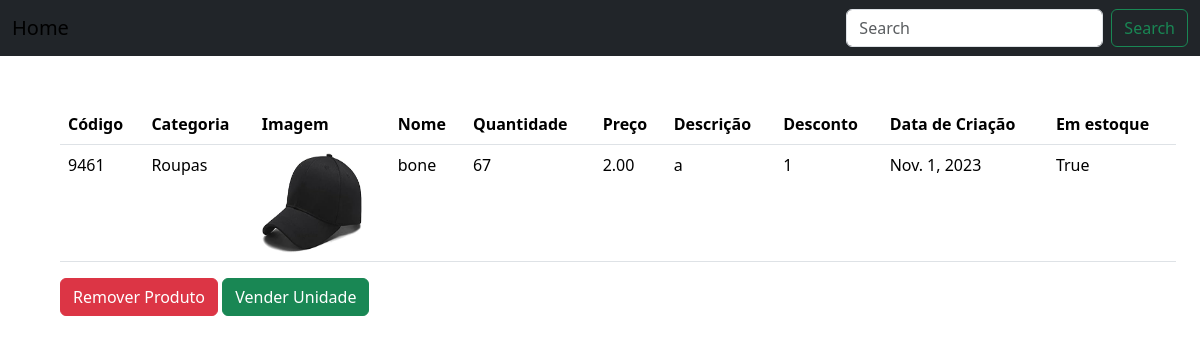
Screenshot of /product-detail/13/ with the database file from the repository.
### stockADS/models.py (models this page shows, shortened)
class Products(models.Model):
    user = models.ForeignKey(User, on_delete=models.CASCADE)
    name = models.CharField(max_length=255)
    category = models.ForeignKey(Categories, on_delete=models.CASCADE)
    picture = models.ImageField(blank=False)
    cod = models.IntegerField(unique=True)
    price = models.DecimalField(max_digits=12, decimal_places=2)
    description = models.TextField()
    qtd = models.IntegerField()
    discount = models.IntegerField()
    created_at = models.DateField()
    in_stock = models.BooleanField(default=False)
    class Meta:
        verbose_name = 'Product'
        verbose_name_plural = 'Products'

class Categories(models.Model):
    name = models.CharField(max_length=255)
    def __str__(self):
        return self.name
    class Meta:
        verbose_name = 'Category'
        verbose_name_plural = 'Categories'

### stockADS/views.py (the view)
# urls.py: path('product-detail/<int:id>/', views.product_detail, name='product-detail')
def product_detail(request, id):
    product = Products.objects.get(id=id)
    return render(request, 'pages/product_detail.html', {'product':product})

### stockADS/templates/pages/product_detail.html (shortened to what this page needs)
<!DOCTYPE html>
<html lang="en">
<head>
    <link rel="stylesheet" href="	https://cdn.jsdelivr.net/npm/bootstrap@5.3.2/dist/css/bootstrap.min.css">
</head>
<body>
    <nav class="navbar navbar-expand-lg bg-dark">
        <div class="container-fluid">
          <a class="navbar-brand" href="{% url 'home' %}">Home</a>
            <form class="d-flex" role="search">
              <input class="form-control me-2" type="search" placeholder="Search" aria-label="Search">
              <button class="btn btn-outline-success" type="submit">Search</button>
            </form>
        </div>
      </nav>
      <div class="container m-5">
        <table class="table">
          <thead>
            <tr>
              <th scope="col">Código</th>
              <th scope="col">Categoria</th>
              <th scope="col">Imagem</th>
              <th scope="col">Nome</th>
              <th scope="col">Quantidade</th>
              <th scope="col">Preço</th>
              <th scope="col">Descrição</th>
              <th scope="col">Desconto</th>
              <th scope="col">Data de Criação</th>
              <th scope="col">Em estoque</th>
            </tr>
          </thead>
          <tbody>
            <tr>
              <td>{{ product.cod }}</td>
              <td>{{ product.category }}</td>
              <td><img src="{{product.picture.url}}" alt=""></td>
              <td>{{ product.name }}</td>
              <td>{{ product.qtd }}</td>
              <td>{{ product.price }}</td>
              <td>{{ product.description }}</td>
              <td>{{ product.discount }}</td>
              <td>{{ product.created_at }}</td>
              <td>{{ product.in_stock }}</td>
            </tr>
          </tbody>
        </table>
        <a class="btn btn-danger" href="{% url 'delete-product' product.id %}" role="button">Remover Produto</a>
        <a class="btn btn-success" href="{% url 'sell-product' product.id %}" role="button">Vender Unidade</a>
      </div>
</body>
</html>

### stockADS/templates/pages/product_detail.html (style rules this page uses)
img { height: 100px; width: 100px; }

### rows the page displays
Products: cod "9461", category "Roupas", picture (picture), name "bone", qtd "67", price "2.00", description "a", discount "1", created_at "Nov. 1, 2023", in_stock "True"
